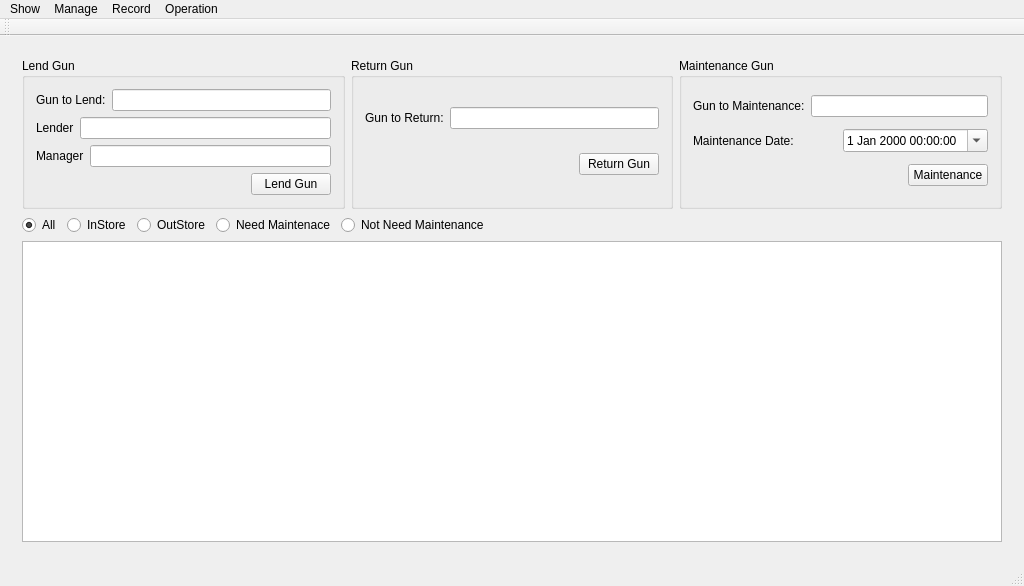
<?xml version="1.0" encoding="UTF-8"?>
<ui version="4.0">
 <class>PoliceEquipmentManager</class>
 <widget class="QMainWindow" name="PoliceEquipmentManager">
  <property name="geometry">
   <rect>
    <x>0</x>
    <y>0</y>
    <width>1024</width>
    <height>586</height>
   </rect>
  </property>
  <property name="windowTitle">
   <string>PoliceEquipmentManager</string>
  </property>
  <widget class="QWidget" name="centralWidget">
   <layout class="QVBoxLayout" name="verticalLayout_9">
    <item>
     <widget class="QStackedWidget" name="stackedWidget">
      <widget class="QWidget" name="page">
       <layout class="QVBoxLayout" name="verticalLayout_4">
        <item>
         <layout class="QHBoxLayout" name="horizontalLayout_10">
          <item>
           <widget class="QGroupBox" name="lendGunGroupBox">
            <property name="title">
             <string>Lend Gun</string>
            </property>
            <layout class="QVBoxLayout" name="verticalLayout">
             <item>
              <layout class="QHBoxLayout" name="horizontalLayout_2">
               <item>
                <widget class="QLabel" name="label">
                 <property name="text">
                  <string>Gun to Lend:</string>
                 </property>
                </widget>
               </item>
               <item>
                <widget class="chooseLineEdit" name="gunToLendLineEdit"/>
               </item>
              </layout>
             </item>
             <item>
              <layout class="QHBoxLayout" name="horizontalLayout_3">
               <item>
                <widget class="QLabel" name="label_2">
                 <property name="text">
                  <string>Lender</string>
                 </property>
                </widget>
               </item>
               <item>
                <widget class="chooseLineEdit" name="firearmLenderLineEdit"/>
               </item>
              </layout>
             </item>
             <item>
              <layout class="QHBoxLayout" name="horizontalLayout_9">
               <item>
                <widget class="QLabel" name="label_6">
                 <property name="text">
                  <string>Manager</string>
                 </property>
                </widget>
               </item>
               <item>
                <widget class="chooseLineEdit" name="firearmManagerLineEdit"/>
               </item>
              </layout>
             </item>
             <item>
              <layout class="QHBoxLayout" name="horizontalLayout">
               <item>
                <spacer name="horizontalSpacer">
                 <property name="orientation">
                  <enum>Qt::Horizontal</enum>
                 </property>
                 <property name="sizeHint" stdset="0">
                  <size>
                   <width>40</width>
                   <height>20</height>
                  </size>
                 </property>
                </spacer>
               </item>
               <item>
                <widget class="QPushButton" name="lendGunPushButton">
                 <property name="text">
                  <string>Lend Gun</string>
                 </property>
                </widget>
               </item>
              </layout>
             </item>
            </layout>
           </widget>
          </item>
          <item>
           <widget class="QGroupBox" name="returnGunGroupBox">
            <property name="title">
             <string>Return Gun</string>
            </property>
            <layout class="QVBoxLayout" name="verticalLayout_2">
             <item>
              <layout class="QHBoxLayout" name="horizontalLayout_4">
               <item>
                <widget class="QLabel" name="label_3">
                 <property name="text">
                  <string>Gun to Return:</string>
                 </property>
                </widget>
               </item>
               <item>
                <widget class="chooseLineEdit" name="gunToReturnLineEdit"/>
               </item>
              </layout>
             </item>
             <item>
              <layout class="QHBoxLayout" name="horizontalLayout_5">
               <item>
                <spacer name="horizontalSpacer_2">
                 <property name="orientation">
                  <enum>Qt::Horizontal</enum>
                 </property>
                 <property name="sizeHint" stdset="0">
                  <size>
                   <width>40</width>
                   <height>20</height>
                  </size>
                 </property>
                </spacer>
               </item>
               <item>
                <widget class="QPushButton" name="returnGunPushButton">
                 <property name="text">
                  <string>Return Gun</string>
                 </property>
                </widget>
               </item>
              </layout>
             </item>
            </layout>
           </widget>
          </item>
          <item>
           <widget class="QGroupBox" name="mantenanceGroupBox">
            <property name="title">
             <string>Maintenance Gun</string>
            </property>
            <layout class="QVBoxLayout" name="verticalLayout_3">
             <item>
              <layout class="QHBoxLayout" name="horizontalLayout_8">
               <item>
                <widget class="QLabel" name="label_4">
                 <property name="text">
                  <string>Gun to Maintenance:</string>
                 </property>
                </widget>
               </item>
               <item>
                <widget class="chooseLineEdit" name="gunToMaintenanceLineEdit"/>
               </item>
              </layout>
             </item>
             <item>
              <layout class="QHBoxLayout" name="horizontalLayout_7">
               <item>
                <widget class="QLabel" name="label_5">
                 <property name="text">
                  <string>Maintenance Date:</string>
                 </property>
                </widget>
               </item>
               <item>
                <widget class="QDateTimeEdit" name="maintenanceDateDateTimeEdit">
                 <property name="calendarPopup">
                  <bool>true</bool>
                 </property>
                </widget>
               </item>
              </layout>
             </item>
             <item>
              <layout class="QHBoxLayout" name="horizontalLayout_6">
               <item>
                <spacer name="horizontalSpacer_3">
                 <property name="orientation">
                  <enum>Qt::Horizontal</enum>
                 </property>
                 <property name="sizeHint" stdset="0">
                  <size>
                   <width>40</width>
                   <height>20</height>
                  </size>
                 </property>
                </spacer>
               </item>
               <item>
                <widget class="QPushButton" name="maintenanceGunPushButton">
                 <property name="text">
                  <string>Maintenance</string>
                 </property>
                </widget>
               </item>
              </layout>
             </item>
            </layout>
           </widget>
          </item>
         </layout>
        </item>
        <item>
         <layout class="QHBoxLayout" name="horizontalLayout_11">
          <item>
           <widget class="QRadioButton" name="allShowRadioButton">
            <property name="text">
             <string>All</string>
            </property>
            <property name="checked">
             <bool>true</bool>
            </property>
           </widget>
          </item>
          <item>
           <widget class="QRadioButton" name="instoreShowRadioButton">
            <property name="text">
             <string>InStore</string>
            </property>
           </widget>
          </item>
          <item>
           <widget class="QRadioButton" name="outstoreShowRadioButton">
            <property name="text">
             <string>OutStore</string>
            </property>
           </widget>
          </item>
          <item>
           <widget class="QRadioButton" name="needMaintenaceShowRadioButton">
            <property name="text">
             <string>Need Maintenace</string>
            </property>
           </widget>
          </item>
          <item>
           <widget class="QRadioButton" name="notNeedMaintenanceShowRadioButton">
            <property name="text">
             <string>Not Need Maintenance</string>
            </property>
           </widget>
          </item>
          <item>
           <spacer name="horizontalSpacer_4">
            <property name="orientation">
             <enum>Qt::Horizontal</enum>
            </property>
            <property name="sizeHint" stdset="0">
             <size>
              <width>40</width>
              <height>20</height>
             </size>
            </property>
           </spacer>
          </item>
         </layout>
        </item>
        <item>
         <widget class="QTableWidget" name="firearmsShowTableWidget"/>
        </item>
       </layout>
      </widget>
      <widget class="QWidget" name="page_2">
       <layout class="QVBoxLayout" name="verticalLayout_5">
        <item>
         <widget class="QTableWidget" name="vehicleShowTableWidget"/>
        </item>
        <item>
         <layout class="QHBoxLayout" name="horizontalLayout_13">
          <item>
           <spacer name="horizontalSpacer_5">
            <property name="orientation">
             <enum>Qt::Horizontal</enum>
            </property>
            <property name="sizeHint" stdset="0">
             <size>
              <width>40</width>
              <height>20</height>
             </size>
            </property>
           </spacer>
          </item>
          <item>
           <widget class="QPushButton" name="lendCarPushButton">
            <property name="text">
             <string>Lend</string>
            </property>
           </widget>
          </item>
          <item>
           <spacer name="horizontalSpacer_6">
            <property name="orientation">
             <enum>Qt::Horizontal</enum>
            </property>
            <property name="sizeHint" stdset="0">
             <size>
              <width>40</width>
              <height>20</height>
             </size>
            </property>
           </spacer>
          </item>
          <item>
           <widget class="QPushButton" name="returnCarPushButton">
            <property name="text">
             <string>Return</string>
            </property>
           </widget>
          </item>
          <item>
           <spacer name="horizontalSpacer_7">
            <property name="orientation">
             <enum>Qt::Horizontal</enum>
            </property>
            <property name="sizeHint" stdset="0">
             <size>
              <width>40</width>
              <height>20</height>
             </size>
            </property>
           </spacer>
          </item>
          <item>
           <widget class="QPushButton" name="washCarPushButton">
            <property name="text">
             <string>Wash</string>
            </property>
           </widget>
          </item>
          <item>
           <spacer name="horizontalSpacer_8">
            <property name="orientation">
             <enum>Qt::Horizontal</enum>
            </property>
            <property name="sizeHint" stdset="0">
             <size>
              <width>40</width>
              <height>20</height>
             </size>
            </property>
           </spacer>
          </item>
         </layout>
        </item>
       </layout>
      </widget>
      <widget class="QWidget" name="page_3">
       <layout class="QVBoxLayout" name="verticalLayout_8">
        <item>
         <layout class="QHBoxLayout" name="horizontalLayout_19">
          <item>
           <widget class="QGroupBox" name="lendEquipmentGroupBox">
            <property name="title">
             <string>Lend Equipment</string>
            </property>
            <layout class="QVBoxLayout" name="verticalLayout_6">
             <item>
              <layout class="QHBoxLayout" name="horizontalLayout_14">
               <item>
                <widget class="QLabel" name="label_9">
                 <property name="text">
                  <string>Equipment to Lend:</string>
                 </property>
                </widget>
               </item>
               <item>
                <widget class="chooseLineEdit" name="equipmentToLendLineEdit"/>
               </item>
              </layout>
             </item>
             <item>
              <layout class="QHBoxLayout" name="horizontalLayout_15">
               <item>
                <widget class="QLabel" name="label_7">
                 <property name="text">
                  <string>Lender</string>
                 </property>
                </widget>
               </item>
               <item>
                <widget class="chooseLineEdit" name="equipmentLenderLineEdit"/>
               </item>
              </layout>
             </item>
             <item>
              <layout class="QHBoxLayout" name="horizontalLayout_16">
               <item>
                <widget class="QLabel" name="label_8">
                 <property name="text">
                  <string>Manager</string>
                 </property>
                </widget>
               </item>
               <item>
                <widget class="chooseLineEdit" name="equipmentManagerLineEdit"/>
               </item>
              </layout>
             </item>
             <item>
              <layout class="QHBoxLayout" name="horizontalLayout_17">
               <item>
                <spacer name="horizontalSpacer_10">
                 <property name="orientation">
                  <enum>Qt::Horizontal</enum>
                 </property>
                 <property name="sizeHint" stdset="0">
                  <size>
                   <width>40</width>
                   <height>20</height>
                  </size>
                 </property>
                </spacer>
               </item>
               <item>
                <widget class="QPushButton" name="lendEquipmentPushButton">
                 <property name="text">
                  <string>Lend Equipment</string>
                 </property>
                </widget>
               </item>
              </layout>
             </item>
            </layout>
           </widget>
          </item>
          <item>
           <widget class="QGroupBox" name="groupBox">
            <property name="title">
             <string>Return Equipment</string>
            </property>
            <layout class="QVBoxLayout" name="verticalLayout_7">
             <item>
              <layout class="QHBoxLayout" name="horizontalLayout_12">
               <item>
                <widget class="QLabel" name="label_10">
                 <property name="text">
                  <string>Equipment to Return</string>
                 </property>
                </widget>
               </item>
               <item>
                <widget class="chooseLineEdit" name="equipmentToReturnLineEdit"/>
               </item>
              </layout>
             </item>
             <item>
              <layout class="QHBoxLayout" name="horizontalLayout_18">
               <item>
                <spacer name="horizontalSpacer_11">
                 <property name="orientation">
                  <enum>Qt::Horizontal</enum>
                 </property>
                 <property name="sizeHint" stdset="0">
                  <size>
                   <width>40</width>
                   <height>20</height>
                  </size>
                 </property>
                </spacer>
               </item>
               <item>
                <widget class="QPushButton" name="returnEquipmentPushButton">
                 <property name="text">
                  <string>Return Equipment</string>
                 </property>
                </widget>
               </item>
              </layout>
             </item>
            </layout>
           </widget>
          </item>
          <item>
           <spacer name="horizontalSpacer_9">
            <property name="orientation">
             <enum>Qt::Horizontal</enum>
            </property>
            <property name="sizeHint" stdset="0">
             <size>
              <width>40</width>
              <height>20</height>
             </size>
            </property>
           </spacer>
          </item>
         </layout>
        </item>
        <item>
         <widget class="QTableWidget" name="otherEquipmentShowTableWidget"/>
        </item>
       </layout>
      </widget>
     </widget>
    </item>
   </layout>
  </widget>
  <widget class="QMenuBar" name="menuBar">
   <property name="geometry">
    <rect>
     <x>0</x>
     <y>0</y>
     <width>1024</width>
     <height>23</height>
    </rect>
   </property>
   <widget class="QMenu" name="menuRegister">
    <property name="title">
     <string>Manage</string>
    </property>
    <addaction name="actionRegister_Firearm_Class"/>
    <addaction name="actionRegister_Police_Staff"/>
    <addaction name="actionRegister_Manager"/>
    <addaction name="actionRegister_Firearm"/>
    <addaction name="actionRegister_Vehicle"/>
    <addaction name="actionRegister_Other_Equipment"/>
    <addaction name="actionModify_Manager_Password"/>
   </widget>
   <widget class="QMenu" name="menuRefresh">
    <property name="title">
     <string>Operation</string>
    </property>
    <addaction name="actionRefresh"/>
   </widget>
   <widget class="QMenu" name="menuRecord">
    <property name="title">
     <string>Record</string>
    </property>
    <addaction name="actionRecord_Inquiry"/>
   </widget>
   <widget class="QMenu" name="menuShow">
    <property name="title">
     <string>Show</string>
    </property>
    <addaction name="actionShowFirearm"/>
    <addaction name="actionShowVehicle"/>
    <addaction name="actionShowOtherEquipment"/>
   </widget>
   <addaction name="menuShow"/>
   <addaction name="menuRegister"/>
   <addaction name="menuRecord"/>
   <addaction name="menuRefresh"/>
  </widget>
  <widget class="QToolBar" name="mainToolBar">
   <attribute name="toolBarArea">
    <enum>TopToolBarArea</enum>
   </attribute>
   <attribute name="toolBarBreak">
    <bool>false</bool>
   </attribute>
  </widget>
  <widget class="QStatusBar" name="statusBar"/>
  <action name="actionRegister_Firearm_Class">
   <property name="text">
    <string>Register Firearm Class</string>
   </property>
  </action>
  <action name="actionRegister_Police_Staff">
   <property name="text">
    <string>Register Police Staff</string>
   </property>
  </action>
  <action name="actionRegister_Firearm">
   <property name="text">
    <string>Register Firearm</string>
   </property>
  </action>
  <action name="actionRefresh">
   <property name="text">
    <string>Refresh</string>
   </property>
  </action>
  <action name="actionRegister_Manager">
   <property name="text">
    <string>Register Manager</string>
   </property>
  </action>
  <action name="actionRecord_Inquiry">
   <property name="text">
    <string>Record Inquiry</string>
   </property>
  </action>
  <action name="actionRegister_Vehicle">
   <property name="text">
    <string>Register Vehicle</string>
   </property>
  </action>
  <action name="actionShowFirearm">
   <property name="checkable">
    <bool>true</bool>
   </property>
   <property name="checked">
    <bool>true</bool>
   </property>
   <property name="text">
    <string>showFirearm</string>
   </property>
  </action>
  <action name="actionShowVehicle">
   <property name="checkable">
    <bool>true</bool>
   </property>
   <property name="text">
    <string>showVehicle</string>
   </property>
  </action>
  <action name="actionModify_Manager_Password">
   <property name="text">
    <string>Modify Manager Password</string>
   </property>
  </action>
  <action name="actionRegister_Other_Equipment">
   <property name="text">
    <string>Register Other Equipment</string>
   </property>
  </action>
  <action name="actionShowOtherEquipment">
   <property name="checkable">
    <bool>true</bool>
   </property>
   <property name="text">
    <string>show Other Equipment</string>
   </property>
  </action>
 </widget>
 <layoutdefault spacing="6" margin="11"/>
 <customwidgets>
  <customwidget>
   <class>chooseLineEdit</class>
   <extends>QLineEdit</extends>
   <header location="global">chooselineedit.h</header>
  </customwidget>
 </customwidgets>
 <resources/>
 <connections/>
</ui>
